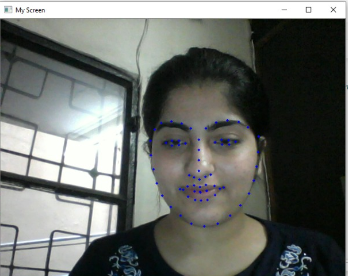
#> input picture 3. Project - Mood Detection/Facial_landmarking.PNG, 348 x 276 px, given in place of the camera
$ jupyter execute 'Face Recognition.ipynb'
#> lines starting #> are read from the running program, lines starting #| are printed output that depends on the picture
[cell 1]
import cv2
import numpy as np

import os

cap = cv2.VideoCapture(0)
detector = cv2.CascadeClassifier(r"haarcascade_frontalface_default.xml")

name = input("Enter your name : ")
#> the answer given: ../3. Project - Mood Detection/Facial_landmarking.PNG

frames = []    #this is the input
outputs = []


while True:

    ret, frame = cap.read()
#> frame is the input picture: shape (276, 348, 3); mean B, G, R 103.8, 108, 104.7

    if ret:
        faces = detector.detectMultiScale(frame)
#> faces = [[131, 86, 146, 146]]

        for face in faces:
            x, y, w, h = face

            #cut the face
            cut = frame[y: y+h, x: x+w]


            #we want to change the size of the face not the screen.
            #we are doing flattening of the features.
            fix = cv2.resize(cut, (100, 100))
            gray = cv2.cvtColor(fix, cv2.COLOR_BGR2GRAY)
#> this loop made 1 pass
#> pass 1, `cut = frame[y: y+h, x: x+w]`:
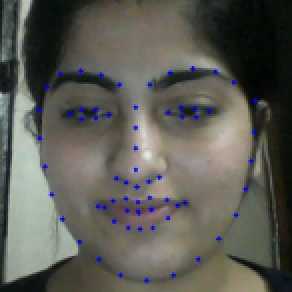
#> cut: shape (146, 146, 3) (shown 2 times larger); mean B, G, R 85.6, 91.8, 92.4
#> pass 1, `fix = cv2.resize(cut, (100, 100))`:
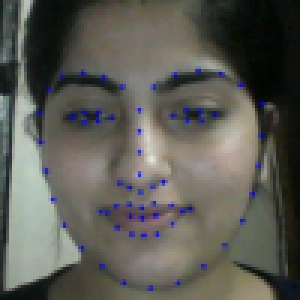
#> fix: shape (100, 100, 3) (shown 3 times larger); mean B, G, R 85.5, 91.7, 92.3
#> pass 1, `gray = cv2.cvtColor(fix, cv2.COLOR_BGR2GRAY)`:
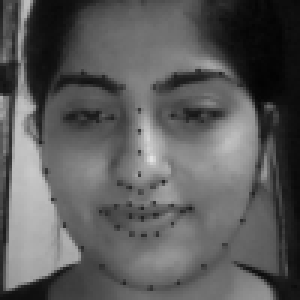
#> gray: shape (100, 100) (shown 3 times larger); min 3, max 227, mean 91.2

        #display the frame on screen
        cv2.imshow("My face", gray)
        cv2.imshow("My Screen", frame)

    key = cv2.waitKey(1)
#> (key q is pressed here)
    if key == ord('q'):
        break
    #Reflect them and we have to get X and y and generate classification system.
    if key == ord('c'):
        #cv2.imwrite(name + ".jpg", frame)   this saves or creates a file with name.jpg
        frames.append(gray.flatten())  #this flattens the gray image into 10,000 values as different lists into 1 by list.
        outputs.append([name])   #this contains the list of names into another list.


X = np.array(frames)
y = np.array(outputs)

data = np.hstack([y, X])    #to stack y and X horizontally.

#print(data.shape)     #(no of captures, no of columns)

f_name = "face_data.npy"

if os.path.exists(f_name):     #if file is present then load the old data present in the file.
    old = np.load(f_name)
    data = np.vstack([old, data])


np.save(f_name, data)    #if we have the data present previously, then we want to add new data vertically ie vertically stacking and check whether file is present or not.

cap.release()
cv2.destroyAllWindows()
